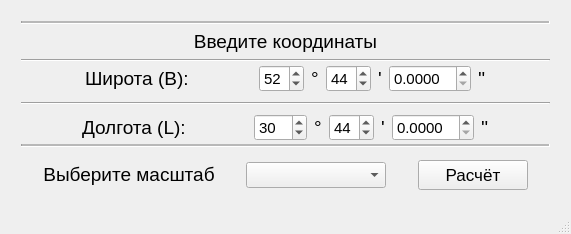
<?xml version="1.0" encoding="UTF-8"?>
<ui version="4.0">
 <class>QtMapNomenclature</class>
 <widget class="QMainWindow" name="QtMapNomenclature">
  <property name="geometry">
   <rect>
    <x>0</x>
    <y>0</y>
    <width>571</width>
    <height>234</height>
   </rect>
  </property>
  <property name="minimumSize">
   <size>
    <width>565</width>
    <height>0</height>
   </size>
  </property>
  <property name="maximumSize">
   <size>
    <width>80000</width>
    <height>44800</height>
   </size>
  </property>
  <property name="windowTitle">
   <string>QtMapNomenclature</string>
  </property>
  <widget class="QWidget" name="centralWidget">
   <widget class="QWidget" name="verticalLayoutWidget">
    <property name="geometry">
     <rect>
      <x>10</x>
      <y>10</y>
      <width>551</width>
      <height>191</height>
     </rect>
    </property>
    <layout class="QVBoxLayout" name="verticalLayout">
     <property name="spacing">
      <number>0</number>
     </property>
     <property name="sizeConstraint">
      <enum>QLayout::SetNoConstraint</enum>
     </property>
     <item>
      <widget class="Line" name="line_2">
       <property name="midLineWidth">
        <number>2</number>
       </property>
       <property name="orientation">
        <enum>Qt::Horizontal</enum>
       </property>
      </widget>
     </item>
     <item>
      <widget class="QLabel" name="coordinates">
       <property name="minimumSize">
        <size>
         <width>0</width>
         <height>35</height>
        </size>
       </property>
       <property name="maximumSize">
        <size>
         <width>16777215</width>
         <height>35</height>
        </size>
       </property>
       <property name="font">
        <font>
         <pointsize>13</pointsize>
         <kerning>true</kerning>
        </font>
       </property>
       <property name="contextMenuPolicy">
        <enum>Qt::DefaultContextMenu</enum>
       </property>
       <property name="text">
        <string>&lt;html&gt;&lt;head/&gt;&lt;body&gt;&lt;p align=&quot;center&quot;&gt;&lt;span style=&quot; font-size:14pt;&quot;&gt;Введите координаты&lt;/span&gt;&lt;/p&gt;&lt;/body&gt;&lt;/html&gt;</string>
       </property>
      </widget>
     </item>
     <item>
      <widget class="Line" name="line_4">
       <property name="orientation">
        <enum>Qt::Horizontal</enum>
       </property>
      </widget>
     </item>
     <item>
      <layout class="QHBoxLayout" name="horizontalLayout_2">
       <item>
        <layout class="QVBoxLayout" name="verticalLayout_2">
         <item>
          <layout class="QHBoxLayout" name="horizontalLayout_4">
           <property name="spacing">
            <number>7</number>
           </property>
           <property name="sizeConstraint">
            <enum>QLayout::SetDefaultConstraint</enum>
           </property>
           <property name="leftMargin">
            <number>0</number>
           </property>
           <property name="topMargin">
            <number>0</number>
           </property>
           <property name="rightMargin">
            <number>0</number>
           </property>
           <property name="bottomMargin">
            <number>0</number>
           </property>
           <item>
            <spacer name="horizontalSpacer_5">
             <property name="orientation">
              <enum>Qt::Horizontal</enum>
             </property>
             <property name="sizeHint" stdset="0">
              <size>
               <width>40</width>
               <height>20</height>
              </size>
             </property>
            </spacer>
           </item>
           <item>
            <widget class="QLabel" name="latitude">
             <property name="font">
              <font>
               <pointsize>13</pointsize>
              </font>
             </property>
             <property name="text">
              <string>&lt;html&gt;&lt;head/&gt;&lt;body&gt;&lt;p&gt;&lt;span style=&quot; font-size:14pt;&quot;&gt;Широта (B):&lt;/span&gt;&lt;/p&gt;&lt;/body&gt;&lt;/html&gt;</string>
             </property>
            </widget>
           </item>
           <item>
            <spacer name="horizontalSpacer_2">
             <property name="orientation">
              <enum>Qt::Horizontal</enum>
             </property>
             <property name="sizeHint" stdset="0">
              <size>
               <width>40</width>
               <height>20</height>
              </size>
             </property>
            </spacer>
           </item>
           <item>
            <widget class="QSpinBox" name="spinBox_lng_gr">
             <property name="font">
              <font>
               <pointsize>11</pointsize>
              </font>
             </property>
             <property name="minimum">
              <number>32</number>
             </property>
             <property name="maximum">
              <number>79</number>
             </property>
             <property name="value">
              <number>52</number>
             </property>
             <property name="displayIntegerBase">
              <number>10</number>
             </property>
            </widget>
           </item>
           <item>
            <widget class="QLabel" name="label_10">
             <property name="font">
              <font>
               <pointsize>13</pointsize>
              </font>
             </property>
             <property name="text">
              <string>&lt;html&gt;&lt;head/&gt;&lt;body&gt;&lt;p&gt;&lt;span style=&quot; font-size:14pt;&quot;&gt;°&lt;/span&gt;&lt;/p&gt;&lt;/body&gt;&lt;/html&gt;</string>
             </property>
            </widget>
           </item>
           <item>
            <widget class="QSpinBox" name="spinBox_lng_min">
             <property name="font">
              <font>
               <pointsize>11</pointsize>
              </font>
             </property>
             <property name="minimum">
              <number>0</number>
             </property>
             <property name="maximum">
              <number>59</number>
             </property>
             <property name="value">
              <number>44</number>
             </property>
            </widget>
           </item>
           <item>
            <widget class="QLabel" name="label_11">
             <property name="font">
              <font>
               <pointsize>13</pointsize>
              </font>
             </property>
             <property name="text">
              <string>&lt;html&gt;&lt;head/&gt;&lt;body&gt;&lt;p&gt;&lt;span style=&quot; font-size:14pt;&quot;&gt;'&lt;/span&gt;&lt;/p&gt;&lt;/body&gt;&lt;/html&gt;</string>
             </property>
            </widget>
           </item>
           <item>
            <widget class="QDoubleSpinBox" name="doubleSpinBox_lng_sec">
             <property name="font">
              <font>
               <pointsize>11</pointsize>
              </font>
             </property>
             <property name="decimals">
              <number>4</number>
             </property>
             <property name="maximum">
              <double>59.999899999999997</double>
             </property>
             <property name="singleStep">
              <double>0.000100000000000</double>
             </property>
            </widget>
           </item>
           <item>
            <widget class="QLabel" name="label_12">
             <property name="font">
              <font>
               <pointsize>13</pointsize>
              </font>
             </property>
             <property name="text">
              <string>&lt;html&gt;&lt;head/&gt;&lt;body&gt;&lt;p&gt;&lt;span style=&quot; font-size:14pt;&quot;&gt;''&lt;/span&gt;&lt;/p&gt;&lt;/body&gt;&lt;/html&gt;</string>
             </property>
            </widget>
           </item>
           <item>
            <spacer name="horizontalSpacer_3">
             <property name="orientation">
              <enum>Qt::Horizontal</enum>
             </property>
             <property name="sizeHint" stdset="0">
              <size>
               <width>40</width>
               <height>20</height>
              </size>
             </property>
            </spacer>
           </item>
          </layout>
         </item>
         <item>
          <widget class="Line" name="line_3">
           <property name="orientation">
            <enum>Qt::Horizontal</enum>
           </property>
          </widget>
         </item>
         <item>
          <layout class="QHBoxLayout" name="horizontalLayout_3">
           <property name="spacing">
            <number>7</number>
           </property>
           <property name="topMargin">
            <number>0</number>
           </property>
           <property name="bottomMargin">
            <number>0</number>
           </property>
           <item>
            <spacer name="horizontalSpacer_6">
             <property name="orientation">
              <enum>Qt::Horizontal</enum>
             </property>
             <property name="sizeHint" stdset="0">
              <size>
               <width>40</width>
               <height>20</height>
              </size>
             </property>
            </spacer>
           </item>
           <item>
            <widget class="QLabel" name="longitude">
             <property name="font">
              <font>
               <pointsize>13</pointsize>
              </font>
             </property>
             <property name="text">
              <string>&lt;html&gt;&lt;head/&gt;&lt;body&gt;&lt;p&gt;&lt;span style=&quot; font-size:14pt;&quot;&gt;Долгота (L):&lt;/span&gt;&lt;/p&gt;&lt;/body&gt;&lt;/html&gt;</string>
             </property>
            </widget>
           </item>
           <item>
            <spacer name="horizontalSpacer">
             <property name="orientation">
              <enum>Qt::Horizontal</enum>
             </property>
             <property name="sizeHint" stdset="0">
              <size>
               <width>40</width>
               <height>20</height>
              </size>
             </property>
            </spacer>
           </item>
           <item>
            <widget class="QSpinBox" name="spinBox_lt_gr">
             <property name="font">
              <font>
               <pointsize>11</pointsize>
              </font>
             </property>
             <property name="minimum">
              <number>0</number>
             </property>
             <property name="maximum">
              <number>179</number>
             </property>
             <property name="value">
              <number>30</number>
             </property>
             <property name="displayIntegerBase">
              <number>10</number>
             </property>
            </widget>
           </item>
           <item>
            <widget class="QLabel" name="label_6">
             <property name="font">
              <font>
               <pointsize>13</pointsize>
              </font>
             </property>
             <property name="text">
              <string>&lt;html&gt;&lt;head/&gt;&lt;body&gt;&lt;p&gt;&lt;span style=&quot; font-size:14pt;&quot;&gt;°&lt;/span&gt;&lt;/p&gt;&lt;/body&gt;&lt;/html&gt;</string>
             </property>
            </widget>
           </item>
           <item>
            <widget class="QSpinBox" name="spinBox_lt_min">
             <property name="font">
              <font>
               <pointsize>11</pointsize>
              </font>
             </property>
             <property name="minimum">
              <number>0</number>
             </property>
             <property name="maximum">
              <number>59</number>
             </property>
             <property name="value">
              <number>44</number>
             </property>
            </widget>
           </item>
           <item>
            <widget class="QLabel" name="label_7">
             <property name="font">
              <font>
               <pointsize>13</pointsize>
              </font>
             </property>
             <property name="text">
              <string>&lt;html&gt;&lt;head/&gt;&lt;body&gt;&lt;p&gt;&lt;span style=&quot; font-size:14pt;&quot;&gt;'&lt;/span&gt;&lt;/p&gt;&lt;/body&gt;&lt;/html&gt;</string>
             </property>
            </widget>
           </item>
           <item>
            <widget class="QDoubleSpinBox" name="doubleSpinBox_lt_sec">
             <property name="font">
              <font>
               <pointsize>11</pointsize>
              </font>
             </property>
             <property name="decimals">
              <number>4</number>
             </property>
             <property name="maximum">
              <double>59.999899999999997</double>
             </property>
             <property name="singleStep">
              <double>0.000100000000000</double>
             </property>
            </widget>
           </item>
           <item>
            <widget class="QLabel" name="label_8">
             <property name="font">
              <font>
               <pointsize>13</pointsize>
              </font>
             </property>
             <property name="text">
              <string>&lt;html&gt;&lt;head/&gt;&lt;body&gt;&lt;p&gt;&lt;span style=&quot; font-size:14pt;&quot;&gt;''&lt;/span&gt;&lt;/p&gt;&lt;/body&gt;&lt;/html&gt;</string>
             </property>
            </widget>
           </item>
           <item>
            <spacer name="horizontalSpacer_4">
             <property name="orientation">
              <enum>Qt::Horizontal</enum>
             </property>
             <property name="sizeHint" stdset="0">
              <size>
               <width>40</width>
               <height>20</height>
              </size>
             </property>
            </spacer>
           </item>
          </layout>
         </item>
        </layout>
       </item>
      </layout>
     </item>
     <item>
      <widget class="Line" name="line">
       <property name="midLineWidth">
        <number>2</number>
       </property>
       <property name="orientation">
        <enum>Qt::Horizontal</enum>
       </property>
      </widget>
     </item>
     <item>
      <layout class="QHBoxLayout" name="horizontalLayout">
       <property name="spacing">
        <number>10</number>
       </property>
       <property name="topMargin">
        <number>13</number>
       </property>
       <item>
        <spacer name="horizontalSpacer_8">
         <property name="orientation">
          <enum>Qt::Horizontal</enum>
         </property>
         <property name="sizeHint" stdset="0">
          <size>
           <width>40</width>
           <height>20</height>
          </size>
         </property>
        </spacer>
       </item>
       <item>
        <widget class="QLabel" name="scale">
         <property name="minimumSize">
          <size>
           <width>0</width>
           <height>20</height>
          </size>
         </property>
         <property name="maximumSize">
          <size>
           <width>16777215</width>
           <height>30</height>
          </size>
         </property>
         <property name="font">
          <font>
           <pointsize>13</pointsize>
          </font>
         </property>
         <property name="text">
          <string>&lt;html&gt;&lt;head/&gt;&lt;body&gt;&lt;p align=&quot;center&quot;&gt;&lt;span style=&quot; font-size:14pt;&quot;&gt;Выберите масштаб&lt;/span&gt;&lt;/p&gt;&lt;/body&gt;&lt;/html&gt;</string>
         </property>
        </widget>
       </item>
       <item>
        <spacer name="horizontalSpacer_10">
         <property name="orientation">
          <enum>Qt::Horizontal</enum>
         </property>
         <property name="sizeHint" stdset="0">
          <size>
           <width>40</width>
           <height>20</height>
          </size>
         </property>
        </spacer>
       </item>
       <item>
        <widget class="QComboBox" name="comboBox">
         <property name="minimumSize">
          <size>
           <width>140</width>
           <height>25</height>
          </size>
         </property>
         <property name="font">
          <font>
           <pointsize>11</pointsize>
          </font>
         </property>
         <property name="placeholderText">
          <string>1: 5000</string>
         </property>
         <item>
          <property name="text">
           <string>1 : 1 000 000</string>
          </property>
         </item>
         <item>
          <property name="text">
           <string>1 : 100 000</string>
          </property>
         </item>
         <item>
          <property name="text">
           <string>1 : 50 000</string>
          </property>
         </item>
         <item>
          <property name="text">
           <string>1 : 25 000</string>
          </property>
         </item>
         <item>
          <property name="text">
           <string>1 : 10 000</string>
          </property>
         </item>
         <item>
          <property name="text">
           <string>1 : 5 000</string>
          </property>
         </item>
         <item>
          <property name="text">
           <string>1 : 2 000</string>
          </property>
         </item>
        </widget>
       </item>
       <item>
        <spacer name="horizontalSpacer_9">
         <property name="orientation">
          <enum>Qt::Horizontal</enum>
         </property>
         <property name="sizeHint" stdset="0">
          <size>
           <width>40</width>
           <height>20</height>
          </size>
         </property>
        </spacer>
       </item>
       <item>
        <widget class="QPushButton" name="calculation">
         <property name="minimumSize">
          <size>
           <width>110</width>
           <height>30</height>
          </size>
         </property>
         <property name="maximumSize">
          <size>
           <width>110</width>
           <height>30</height>
          </size>
         </property>
         <property name="font">
          <font>
           <pointsize>13</pointsize>
           <bold>false</bold>
          </font>
         </property>
         <property name="text">
          <string>Расчёт</string>
         </property>
        </widget>
       </item>
       <item>
        <spacer name="horizontalSpacer_7">
         <property name="orientation">
          <enum>Qt::Horizontal</enum>
         </property>
         <property name="sizeHint" stdset="0">
          <size>
           <width>40</width>
           <height>20</height>
          </size>
         </property>
        </spacer>
       </item>
      </layout>
     </item>
    </layout>
   </widget>
  </widget>
  <widget class="QStatusBar" name="statusBar"/>
 </widget>
 <layoutdefault spacing="6" margin="11"/>
 <resources/>
 <connections/>
 <slots>
  <slot>one_million_clicked()</slot>
  <slot>calculation()</slot>
  <slot>toHelp()</slot>
 </slots>
</ui>
